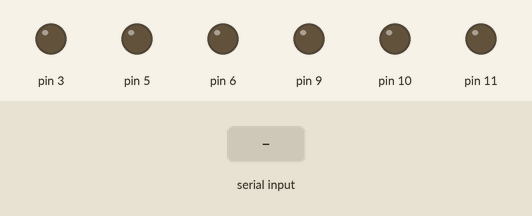
The sketch below on a simulated Arduino Uno, built with avr-gcc and run on an emulated ATmega328P. Parts: output pins drawn as LEDs (lit = HIGH). The test bench sets the inputs (shaded band). What the sketch prints to the serial monitor is not drawn.

Above: at 1.4 s.
1.5 s: "90,45,200\n" received over Serial
At 2.2 s:
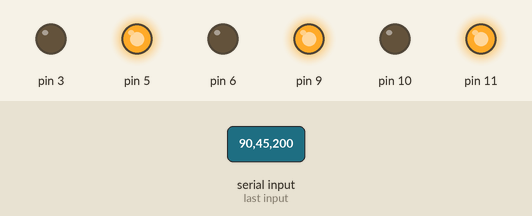
3.0 s: "90,45\n" received over Serial
4.5 s: "90,45,200,10\n" received over Serial
Timing chart, 0 to 7.5 s (numbered marks = the images above; inputs shaded):
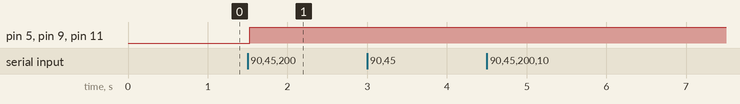

The sketch:

robot_base_odile_V1.ino
```cpp
//#include <VarSpeedServo.h>
#include <Wire.h>
#include "TriskarBase.h"

//-----------------------Globals

#define EMPTY_STRING " "
#define DELIMITER ":"
#define MSG_DELIMITER "_"
#define ARDUINO_OK_FLAG "OK"
#define REQUEST_ARDUINO_RESET "RESET"
#define ARDUINO_READY_FLAG "READY"
#define RASP_DEFAULT "A"

// --- RECEIVED MESSAGES KEYS
// TRISKAR BASE
#define BASE_FORWARD_KEY "BF"
#define BASE_STRIFE_KEY "BS"
#define BASE_ANGULAR_KEY "BB"
// SETUP
#define MAX_READ_MSGS 5  // max number of messages read per iteration

// FLAGS
bool dirty;

String current_data = EMPTY_STRING;

struct KeyValueMsg {
  String key;
  String value;
};

KeyValueMsg current_msg = {"", ""}; // global variable with the current received message

// WATCHDOG
unsigned long last_command_time;
unsigned long current_time;

//_______________________________________________________________TRISKAR_BASE
// LEGEND
// - MR (Motor Right)
// - ML (Motor Left)
// - MB (Motor Back)

// Maximum speed wanted. It's defined by raspberry and sent to Arduino on setup
float _MAX_SPEED = 80;  //cm/s
float _MAX_ANGULAR = 6.23;  //rad/s

#define _MR_A 3
#define _MR_B 5
#define _ML_A 6
#define _ML_B 9
#define _MB_A 10
#define _MB_B 11
TriskarBaseBig triskarBase;  // BIG TRISKAR BASE (Sonoma)
void write_serial(String msg) {
    Serial.println(msg);
}

void message_response(KeyValueMsg keyValueMsg){
  // act based on a message - discriminate using the key

  String key = keyValueMsg.key;
  String value = keyValueMsg.value;

  if(key == BASE_FORWARD_KEY) {
    triskarBase.setForwardTarget(value.toFloat());
    Serial.println("FORWARD : " + String(value.toFloat()));
    dirty = true;
    last_command_time = millis();
    }
  else if (key == BASE_STRIFE_KEY) {
    triskarBase.setStrafeTarget(value.toFloat());
    Serial.println("STRAFE : " + String(value.toFloat()));
    dirty = true;
    last_command_time = millis();
    }
  else if (key == BASE_ANGULAR_KEY) {
    triskarBase.setAngularTarget(value.toFloat());
    Serial.println("ANGULAR : " + String(value.toFloat()));
    dirty = true;
    last_command_time = millis();
    }
  else {
    write_serial("[ERROR] unsupported message key: " + key);
  }
}

void get_key_value(String msg) {
  // 1 find the position of the delimiter
  // 2 get the first and second substrings: the KEY and VALUE of the message

  int delim_index = msg.indexOf(DELIMITER);

  String key = msg.substring(0, delim_index);
  String value = msg.substring(delim_index + 1);

  // current_msg.key = key;
  // current_msg.value = value;

  KeyValueMsg tempKeyValueMsg = KeyValueMsg();
  tempKeyValueMsg.key = key;
  tempKeyValueMsg.value = value;

  message_response(tempKeyValueMsg);
}

//Split Message read from serial
void split_msg(String msg) {

  // split all the messages with the MSG DELIMITER
  // for each, split it into KEY-VALUE pairs and send the corresponding RESPONSE
  // at each point in time we need two indexes: the STARTING msg index, and the TERMINATING msg index
  // - the START index is either 0 or the index of the first available MSG_DELIMITER
  // - the END index is either the index of a MSG_DELIMITER or the end of the message
  // CASES
  // - only one messages: there are no delimiters
  //          * start index = 0
  //          * end index = string len
  // - more than one message: there is at least one deimiter
  //          * start index = 0 for first one; last delimiter index + 1 for all the rest
  //          * end index = string len for the last one,

  // do nothing if it's the DEFAULT EMPTY MSG
  if (current_data == RASP_DEFAULT)
    return;

  int startDelimiterIndex = -1;
  int endDelimiterIndex = msg.indexOf(MSG_DELIMITER);

  if (endDelimiterIndex == -1) {
    // CASE 1: no delimiters, only one message
    get_key_value(msg);
    return;
  }

  bool firstRound = true;

  while (true) {

    if (firstRound) {
      startDelimiterIndex = -1;
      endDelimiterIndex = msg.indexOf(MSG_DELIMITER);
      firstRound = false;

    } else {
      startDelimiterIndex = endDelimiterIndex;
      endDelimiterIndex = msg.indexOf(MSG_DELIMITER, startDelimiterIndex + 1);
    }

    if (endDelimiterIndex == -1) {
      // it's the last message
      get_key_value(msg.substring(startDelimiterIndex + 1));
      break;
    }

    get_key_value(msg.substring(startDelimiterIndex + 1, endDelimiterIndex));
  }
}

//Read data from serial
bool read_serial() {

  if (Serial.available() > 0) {
    current_data = Serial.readStringUntil('\n');
    write_serial("AVAILABLE");
    return true;
  }
  else
  {
    return false;
  }
}

//Returns if a message is arrived on serial
bool read_key_value_serial(){

    if (read_serial()){
      split_msg(current_data);
      write_serial("READ MSG FROM SERIAL");
      return true;
    }
    else {
      return false;
    }
}

// if after 'MAX_WATCHDOG_ELAPSED_TIME' time in milliseconds there is no input signal from serial,
// assume central control has died, and stop everything
#define MAX_WATCHDOG_ELAPSED_TIME 100000


void reset_all_target_speeds() {
  // - set all speeds to 0
  // - set the speeds ('set_wheel_speeds' is normally only triggered when new message arrives)
  // - update also 'last_command_time' so that the watchdog_tick method does not keep triggering
  // (but only will every 'MAX_WATCHDOG_ELAPSED_TIME' ms if nothing happens)

  // WHEEL BASE
  triskarBase.setSpeedTargets(0, 0, 0);
  triskarBase.setWheelSpeeds();

  last_command_time = millis();
}

void watchdog_tick() {
  current_time = millis();

  if (current_time - last_command_time > MAX_WATCHDOG_ELAPSED_TIME){
    reset_all_target_speeds();
  }
}

int prevcTime = 0;
int maxtimee = 2000;
bool canWrite = false;
unsigned int lastWriteTime = 0;

// how long we wait for a message to arrive before we write anyway
unsigned int maxWriteElapsed = 5000;
unsigned int now;
unsigned int diff;

unsigned int serial_elapsed;
unsigned int min_serial_elapsed = 5;
unsigned int last_serial_time = millis();

bool isMsg = false;

//Set values to servos
void serial_loop() {
  // a serial loop can only be performed once every SERIAL_ELAPSED time
  now = millis();

  serial_elapsed = now - last_serial_time;
  if (serial_elapsed < min_serial_elapsed)
    return;

  // read everything it can from serial
  while (read_key_value_serial() && !isMsg){
    isMsg = true;
  }

  // if at least a msg was received, use the updated values
  if (isMsg) {
    write_serial("IS MSG");
    triskarBase.setWheelSpeeds();

    canWrite = true;

    last_serial_time = millis();

    isMsg = false;
  }
}

void setup() {
  // 1 start serial and await a bit for warmup;
  Serial.begin(115200);
  delay(200);

  // 3.1 setup wheel base
  triskarBase.setup(_MR_A, _MR_B, _ML_A, _ML_B, _MB_A, _MB_B);

  canWrite = false;
  lastWriteTime = millis();

  write_serial(ARDUINO_OK_FLAG);

  Serial.setTimeout(5000);

  prevcTime = millis();

}

//Set values to triskarBase motors
void speeds_loop() {

  int a = 1;

  triskarBase.setSpeedTargets(a, 0, 0);
  Serial.println("FORWARD 1");
  triskarBase.setWheelSpeeds();
  delay(2000);

  triskarBase.setSpeedTargets(0, a, 0);
  Serial.println("STRAFE 1");
  triskarBase.setWheelSpeeds();
  delay(2000);

  triskarBase.setSpeedTargets(0, 0, a);
  Serial.println("ANGULAR 1");
  triskarBase.setWheelSpeeds();
  delay(2000);

  triskarBase.setSpeedTargets(-a, 0, 0);
  Serial.println("FORWARD -1");
  triskarBase.setWheelSpeeds();
  delay(2000);

  triskarBase.setSpeedTargets(0, -a, 0);
  Serial.println("STRAFE -1");
  triskarBase.setWheelSpeeds();
  delay(2000);

  triskarBase.setSpeedTargets(0, 0, -a);
  Serial.println("ANGULAR -1");
  triskarBase.setWheelSpeeds();
  delay(2000);
}

void loop() {
  //watchdog_tick();
  serial_loop();
  //Set values to triskarBase
  //speeds_loop();
}
```

TriskarBase.h
```cpp
#ifndef Included_Triskarbase_H

#define Included_Triskarbase_H

#include <Arduino.h>

#define MAX_DC_MOTOR_SIGNAL 50 // 255 - 50
#define NMOTOR 3
#define DEFAULT_MIN_SPEED 3

#define FREQUENCY 16000

class TriskarBase
{
    protected:

        // ---gloabl speed targets
        // TRISKAR BASE
        float _forwardSpeedTarget;
        float _strafeSpeedTarget;
        float _angularSpeedTarget;

        float _wheelRadius;  // 3.5f //cm
        float _robotRadius;  // 12.5f  //cm
        float _m1_R;    // (-1.0f / wheel_radius)
        float _mL_R;    // (-robot_radius / wheel_radius)
        float _C60_R;   // (0.500000000f / wheel_radius)   // cos(60°) / R
        float _C30_R;   // (0.866025404f / wheel_radius)   // cos(30°) / R

        // PINS
        uint8_t _mRA;
        uint8_t _mRB;
        uint8_t _mLA;
        uint8_t _mLB;
        uint8_t _mBA;
        uint8_t _mBB;


        virtual void set_wheel_speed(float speed, int pinA, int pinB) = 0;


        void clamp_speeds_to_zero() {
            if (abs(_forwardSpeedTarget) < DEFAULT_MIN_SPEED)
                _forwardSpeedTarget = 0;
            if (abs(_strafeSpeedTarget) < DEFAULT_MIN_SPEED)
                _strafeSpeedTarget = 0;
            if (abs(_angularSpeedTarget) < DEFAULT_MIN_SPEED)
                _angularSpeedTarget = 0;
        }

        virtual void setRadius() = 0;

        void setProportions() {

            Serial.println(_robotRadius);
            Serial.println(_wheelRadius);

            _m1_R = (-1.0f / _wheelRadius);
            _mL_R = -_robotRadius / _wheelRadius;
            _C60_R = (0.500000000f / _wheelRadius);   // cos(60°) / R
            _C30_R = (0.866025404f / _wheelRadius);   // cos(30°) / R

            Serial.print(" - _m1_R: ");
            Serial.print(_m1_R);
            Serial.print(" - _mL_R: ");
            Serial.print(_mL_R);
            Serial.print(" - _C60_R: ");
            Serial.print(_C60_R);
            Serial.print(" - _C30_R: ");
            Serial.println(_C30_R);
        }

    public:

        void setup (uint8_t mRA, uint8_t mRB, uint8_t mLA, uint8_t mLB, uint8_t mBA, uint8_t mBB) {

            // set pins
            _mRA = mRA;
            _mRB = mRB;
            _mLA = mLA;
            _mLB = mLB;
            _mBA = mBA;
            _mBB = mBB;
            pinMode(_mRA, OUTPUT);
            pinMode(_mRB, OUTPUT);
            pinMode(_mLA, OUTPUT);
            pinMode(_mLB, OUTPUT);
            pinMode(_mBA, OUTPUT);
            pinMode(_mBB, OUTPUT);
            TCCR2B = TCCR2B & B11111000 | B0000001; // for PWM frequency of 31372.55 Hz
            TCCR1B = TCCR1B & B11111000 | B0000001;
            TCCR0B = TCCR0B & B11111000 | B0000001;

            // set proportions
            setRadius();
            setProportions();
        }

        void setForwardTarget(float forwardTarget) {
            _forwardSpeedTarget = forwardTarget;
        }
        void setStrafeTarget(float strafeTarget) {
            _strafeSpeedTarget = strafeTarget;
        }
        void setAngularTarget(float angularTarget) {
            _angularSpeedTarget = angularTarget;
        }

        void setSpeedTargets(float forwardTarget, float strafeTarget, float angularTarget) {
            _forwardSpeedTarget = forwardTarget;
            _strafeSpeedTarget = strafeTarget;
            _angularSpeedTarget = angularTarget;
        }

        float getForwardTarget() {
            return _forwardSpeedTarget;
        }

        float getStrafeTarget() {
            return _strafeSpeedTarget;
        }

        float getAngularTarget() {
            return _angularSpeedTarget;
        }

        void setWheelSpeeds() {
            // MULTIPLY FORWARD SPEED BY 550
            // MULTIPLY STRAFE SPEED BY 550
            // MULTIPLY angANGULAR SPEED BY 250

            /*const float dx12 = _C60_R * _strafeSpeedTarget * 500;
            const float dy12 = _C30_R * _forwardSpeedTarget * 500;
            const float dthz123 = _mL_R * _angularSpeedTarget * 40;*/
            const float dx12 = _C60_R * _strafeSpeedTarget * 10; //200
            const float dy12 = _C30_R * _forwardSpeedTarget * 15;
            const float dthz123 = _mL_R * _angularSpeedTarget * 2; //30

            const float speed_target_R = dx12 + dy12 + dthz123; //motore anteriore dx
            const float speed_target_L = dx12 - dy12 + dthz123; //motore anteriore sx
            const float speed_target_B = (_m1_R * _strafeSpeedTarget * 10) + dthz123; // motore posteriore

            Serial.print(" - _m1_R: ");
            Serial.print(_m1_R);
            Serial.print(" - _mL_R: ");
            Serial.print(_mL_R);
            Serial.print(" - _C60_R: ");
            Serial.print(_C60_R);
            Serial.print(" - _C30_R: ");
            Serial.print(_C30_R);
            Serial.print(" - dx12: ");
            Serial.print(dx12);
            Serial.print(" - dy12: ");
            Serial.print(dy12);
            Serial.print(" - dthz123: ");
            Serial.print(dthz123);
            Serial.print(" - _forwardSpeedTarget: ");
            Serial.print(_forwardSpeedTarget);
            Serial.print(" - _strafeSpeedTarget: ");
            Serial.print(_strafeSpeedTarget);
            Serial.print(" - _angularSpeedTarget: ");
            Serial.print(_angularSpeedTarget);
            Serial.print(" - speed_target_R: ");
            Serial.print(speed_target_R);
            Serial.print(" - speed_target_L: ");
            Serial.print(speed_target_L);
            Serial.print(" - speed_target_B: ");
            Serial.println(speed_target_B);


            clamp_speeds_to_zero();

            set_wheel_speed(speed_target_R, _mRA, _mRB);
            set_wheel_speed(speed_target_L, _mLA, _mLB);
            set_wheel_speed(speed_target_B, _mBA, _mBB);
        }
};


class TriskarBaseMid: public TriskarBase {

    private:

        void set_wheel_speed(float speed, int pinA, int pinB){
            // Make sure the speed is within the limit.
            if (speed > MAX_DC_MOTOR_SIGNAL) {
                speed = MAX_DC_MOTOR_SIGNAL;
            } else if (speed < -MAX_DC_MOTOR_SIGNAL) {
                speed = -MAX_DC_MOTOR_SIGNAL;
            }

            // Set the speed and direction.
            if (speed >= 0) {
                analogWrite(pinA, speed);
                analogWrite(pinB, 0);
            } else {
                analogWrite(pinA, 0);
                analogWrite(pinB, -speed);
            }
        }

        void setRadius() {
            _robotRadius = 12.5f;
            _wheelRadius = 3.5f;
        }
};

class TriskarBaseBig: public TriskarBase {

    private:

        void set_wheel_speed(float speed, int pinA, int pinB){
            // Make sure the speed is within the limit.
            if (speed > MAX_DC_MOTOR_SIGNAL) {
                speed = MAX_DC_MOTOR_SIGNAL;
            } else if (speed < -MAX_DC_MOTOR_SIGNAL) {
                speed = -MAX_DC_MOTOR_SIGNAL;
            }

            Serial.print("[set_wheel_speed] - speed: ");
            Serial.print(speed);
            Serial.print(" - pinA: ");
            Serial.print(pinA);
            Serial.print(" - pinB: ");
            Serial.println(pinB);

            // Set the speed and direction.
            if (speed >= 0) {
                analogWrite(pinA, speed);
                digitalWrite(pinB, true);
            } else {
                analogWrite(pinA, -speed);
                digitalWrite(pinB, false);
            }
        }

        void setRadius() {
            _robotRadius = 13.5f;
            _wheelRadius = 5.0f;
        }

};


#endif
```

Measured:
- after the input at 1.5 s, pin 5, pin 9, pin 11: LOW → HIGH at once
- after the input at 3.0 s, every drawn part: stays the same
- after the input at 4.5 s, every drawn part: stays the same
